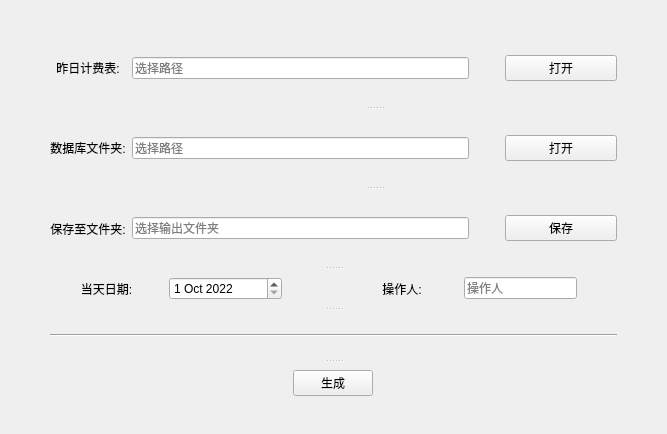
<?xml version="1.0" encoding="UTF-8"?>
<ui version="4.0">
 <class>Form</class>
 <widget class="QWidget" name="Form">
  <property name="geometry">
   <rect>
    <x>0</x>
    <y>0</y>
    <width>667</width>
    <height>434</height>
   </rect>
  </property>
  <property name="minimumSize">
   <size>
    <width>667</width>
    <height>434</height>
   </size>
  </property>
  <property name="maximumSize">
   <size>
    <width>800</width>
    <height>434</height>
   </size>
  </property>
  <property name="windowTitle">
   <string>订单型计费表</string>
  </property>
  <layout class="QVBoxLayout" name="verticalLayout">
   <property name="leftMargin">
    <number>50</number>
   </property>
   <property name="topMargin">
    <number>30</number>
   </property>
   <property name="rightMargin">
    <number>50</number>
   </property>
   <property name="bottomMargin">
    <number>30</number>
   </property>
   <item>
    <widget class="QSplitter" name="splitter_3">
     <property name="frameShape">
      <enum>QFrame::NoFrame</enum>
     </property>
     <property name="orientation">
      <enum>Qt::Vertical</enum>
     </property>
     <widget class="QWidget" name="layoutWidget1">
      <layout class="QHBoxLayout" name="horizontalLayout_6">
       <item>
        <layout class="QVBoxLayout" name="verticalLayout_2">
         <property name="spacing">
          <number>6</number>
         </property>
         <item>
          <widget class="QLabel" name="label_1">
           <property name="sizePolicy">
            <sizepolicy hsizetype="Preferred" vsizetype="Preferred">
             <horstretch>0</horstretch>
             <verstretch>1</verstretch>
            </sizepolicy>
           </property>
           <property name="text">
            <string>昨日计费表:</string>
           </property>
           <property name="alignment">
            <set>Qt::AlignCenter</set>
           </property>
          </widget>
         </item>
         <item>
          <widget class="QLabel" name="label_3">
           <property name="sizePolicy">
            <sizepolicy hsizetype="Preferred" vsizetype="Preferred">
             <horstretch>0</horstretch>
             <verstretch>1</verstretch>
            </sizepolicy>
           </property>
           <property name="text">
            <string>数据库文件夹:</string>
           </property>
           <property name="alignment">
            <set>Qt::AlignCenter</set>
           </property>
          </widget>
         </item>
         <item>
          <widget class="QLabel" name="label_4">
           <property name="sizePolicy">
            <sizepolicy hsizetype="Preferred" vsizetype="Preferred">
             <horstretch>0</horstretch>
             <verstretch>1</verstretch>
            </sizepolicy>
           </property>
           <property name="text">
            <string>保存至文件夹:</string>
           </property>
           <property name="alignment">
            <set>Qt::AlignCenter</set>
           </property>
          </widget>
         </item>
        </layout>
       </item>
       <item>
        <widget class="QSplitter" name="splitter">
         <property name="sizePolicy">
          <sizepolicy hsizetype="Preferred" vsizetype="Expanding">
           <horstretch>2</horstretch>
           <verstretch>0</verstretch>
          </sizepolicy>
         </property>
         <property name="orientation">
          <enum>Qt::Vertical</enum>
         </property>
         <widget class="QWidget" name="layoutWidget2">
          <layout class="QHBoxLayout" name="horizontalLayout">
           <item>
            <widget class="QLineEdit" name="InputFile">
             <property name="sizePolicy">
              <sizepolicy hsizetype="Expanding" vsizetype="Fixed">
               <horstretch>3</horstretch>
               <verstretch>1</verstretch>
              </sizepolicy>
             </property>
             <property name="placeholderText">
              <string>选择路径</string>
             </property>
            </widget>
           </item>
           <item>
            <spacer name="horizontalSpacer_2">
             <property name="orientation">
              <enum>Qt::Horizontal</enum>
             </property>
             <property name="sizeHint" stdset="0">
              <size>
               <width>30</width>
               <height>20</height>
              </size>
             </property>
            </spacer>
           </item>
           <item>
            <widget class="QPushButton" name="InputButton_1">
             <property name="sizePolicy">
              <sizepolicy hsizetype="Minimum" vsizetype="Fixed">
               <horstretch>1</horstretch>
               <verstretch>0</verstretch>
              </sizepolicy>
             </property>
             <property name="text">
              <string>打开</string>
             </property>
            </widget>
           </item>
          </layout>
         </widget>
         <widget class="QWidget" name="layoutWidget4">
          <layout class="QHBoxLayout" name="horizontalLayout_2">
           <item>
            <widget class="QLineEdit" name="InputDir">
             <property name="sizePolicy">
              <sizepolicy hsizetype="Expanding" vsizetype="Fixed">
               <horstretch>3</horstretch>
               <verstretch>1</verstretch>
              </sizepolicy>
             </property>
             <property name="placeholderText">
              <string>选择路径</string>
             </property>
            </widget>
           </item>
           <item>
            <spacer name="horizontalSpacer_3">
             <property name="orientation">
              <enum>Qt::Horizontal</enum>
             </property>
             <property name="sizeHint" stdset="0">
              <size>
               <width>30</width>
               <height>20</height>
              </size>
             </property>
            </spacer>
           </item>
           <item>
            <widget class="QPushButton" name="InputButton_2">
             <property name="sizePolicy">
              <sizepolicy hsizetype="Minimum" vsizetype="Fixed">
               <horstretch>1</horstretch>
               <verstretch>0</verstretch>
              </sizepolicy>
             </property>
             <property name="text">
              <string>打开</string>
             </property>
            </widget>
           </item>
          </layout>
         </widget>
         <widget class="QWidget" name="layoutWidget5">
          <layout class="QHBoxLayout" name="horizontalLayout_3">
           <item>
            <widget class="QLineEdit" name="OutputDir">
             <property name="sizePolicy">
              <sizepolicy hsizetype="Expanding" vsizetype="Fixed">
               <horstretch>3</horstretch>
               <verstretch>1</verstretch>
              </sizepolicy>
             </property>
             <property name="placeholderText">
              <string>选择输出文件夹</string>
             </property>
            </widget>
           </item>
           <item>
            <spacer name="horizontalSpacer_4">
             <property name="orientation">
              <enum>Qt::Horizontal</enum>
             </property>
             <property name="sizeHint" stdset="0">
              <size>
               <width>30</width>
               <height>20</height>
              </size>
             </property>
            </spacer>
           </item>
           <item>
            <widget class="QPushButton" name="OutputButton">
             <property name="sizePolicy">
              <sizepolicy hsizetype="Minimum" vsizetype="Fixed">
               <horstretch>1</horstretch>
               <verstretch>0</verstretch>
              </sizepolicy>
             </property>
             <property name="text">
              <string>保存</string>
             </property>
            </widget>
           </item>
          </layout>
         </widget>
        </widget>
       </item>
      </layout>
     </widget>
     <widget class="QSplitter" name="splitter_2">
      <property name="orientation">
       <enum>Qt::Vertical</enum>
      </property>
      <widget class="QWidget" name="layoutWidget6">
       <layout class="QHBoxLayout" name="horizontalLayout_4">
        <item>
         <widget class="QLabel" name="label_5">
          <property name="sizePolicy">
           <sizepolicy hsizetype="Preferred" vsizetype="Preferred">
            <horstretch>1</horstretch>
            <verstretch>0</verstretch>
           </sizepolicy>
          </property>
          <property name="text">
           <string>当天日期:</string>
          </property>
          <property name="alignment">
           <set>Qt::AlignCenter</set>
          </property>
         </widget>
        </item>
        <item>
         <widget class="QDateEdit" name="dateEdit">
          <property name="sizePolicy">
           <sizepolicy hsizetype="Minimum" vsizetype="Fixed">
            <horstretch>1</horstretch>
            <verstretch>0</verstretch>
           </sizepolicy>
          </property>
          <property name="alignment">
           <set>Qt::AlignLeading|Qt::AlignLeft|Qt::AlignVCenter</set>
          </property>
          <property name="readOnly">
           <bool>false</bool>
          </property>
          <property name="dateTime">
           <datetime>
            <hour>23</hour>
            <minute>59</minute>
            <second>59</second>
            <year>2022</year>
            <month>10</month>
            <day>1</day>
           </datetime>
          </property>
          <property name="maximumDateTime">
           <datetime>
            <hour>23</hour>
            <minute>59</minute>
            <second>59</second>
            <year>2024</year>
            <month>12</month>
            <day>31</day>
           </datetime>
          </property>
          <property name="minimumDateTime">
           <datetime>
            <hour>0</hour>
            <minute>0</minute>
            <second>0</second>
            <year>2022</year>
            <month>1</month>
            <day>1</day>
           </datetime>
          </property>
          <property name="date">
           <date>
            <year>2022</year>
            <month>10</month>
            <day>1</day>
           </date>
          </property>
         </widget>
        </item>
        <item>
         <spacer name="horizontalSpacer">
          <property name="orientation">
           <enum>Qt::Horizontal</enum>
          </property>
          <property name="sizeHint" stdset="0">
           <size>
            <width>58</width>
            <height>20</height>
           </size>
          </property>
         </spacer>
        </item>
        <item>
         <widget class="QLabel" name="label_6">
          <property name="sizePolicy">
           <sizepolicy hsizetype="Preferred" vsizetype="Preferred">
            <horstretch>1</horstretch>
            <verstretch>0</verstretch>
           </sizepolicy>
          </property>
          <property name="text">
           <string>操作人:</string>
          </property>
          <property name="alignment">
           <set>Qt::AlignCenter</set>
          </property>
         </widget>
        </item>
        <item>
         <widget class="QLineEdit" name="User">
          <property name="sizePolicy">
           <sizepolicy hsizetype="Expanding" vsizetype="Fixed">
            <horstretch>1</horstretch>
            <verstretch>0</verstretch>
           </sizepolicy>
          </property>
          <property name="inputMask">
           <string/>
          </property>
          <property name="placeholderText">
           <string>操作人</string>
          </property>
         </widget>
        </item>
        <item>
         <spacer name="horizontalSpacer_6">
          <property name="orientation">
           <enum>Qt::Horizontal</enum>
          </property>
          <property name="sizeHint" stdset="0">
           <size>
            <width>40</width>
            <height>20</height>
           </size>
          </property>
         </spacer>
        </item>
       </layout>
      </widget>
      <widget class="Line" name="line">
       <property name="orientation">
        <enum>Qt::Horizontal</enum>
       </property>
      </widget>
      <widget class="QWidget" name="horizontalLayoutWidget7">
       <layout class="QHBoxLayout" name="horizontalLayout_5">
        <item>
         <widget class="QPushButton" name="RunButton">
          <property name="sizePolicy">
           <sizepolicy hsizetype="Fixed" vsizetype="Fixed">
            <horstretch>0</horstretch>
            <verstretch>0</verstretch>
           </sizepolicy>
          </property>
          <property name="text">
           <string>生成</string>
          </property>
         </widget>
        </item>
       </layout>
      </widget>
     </widget>
    </widget>
   </item>
  </layout>
 </widget>
 <resources/>
 <connections/>
</ui>
